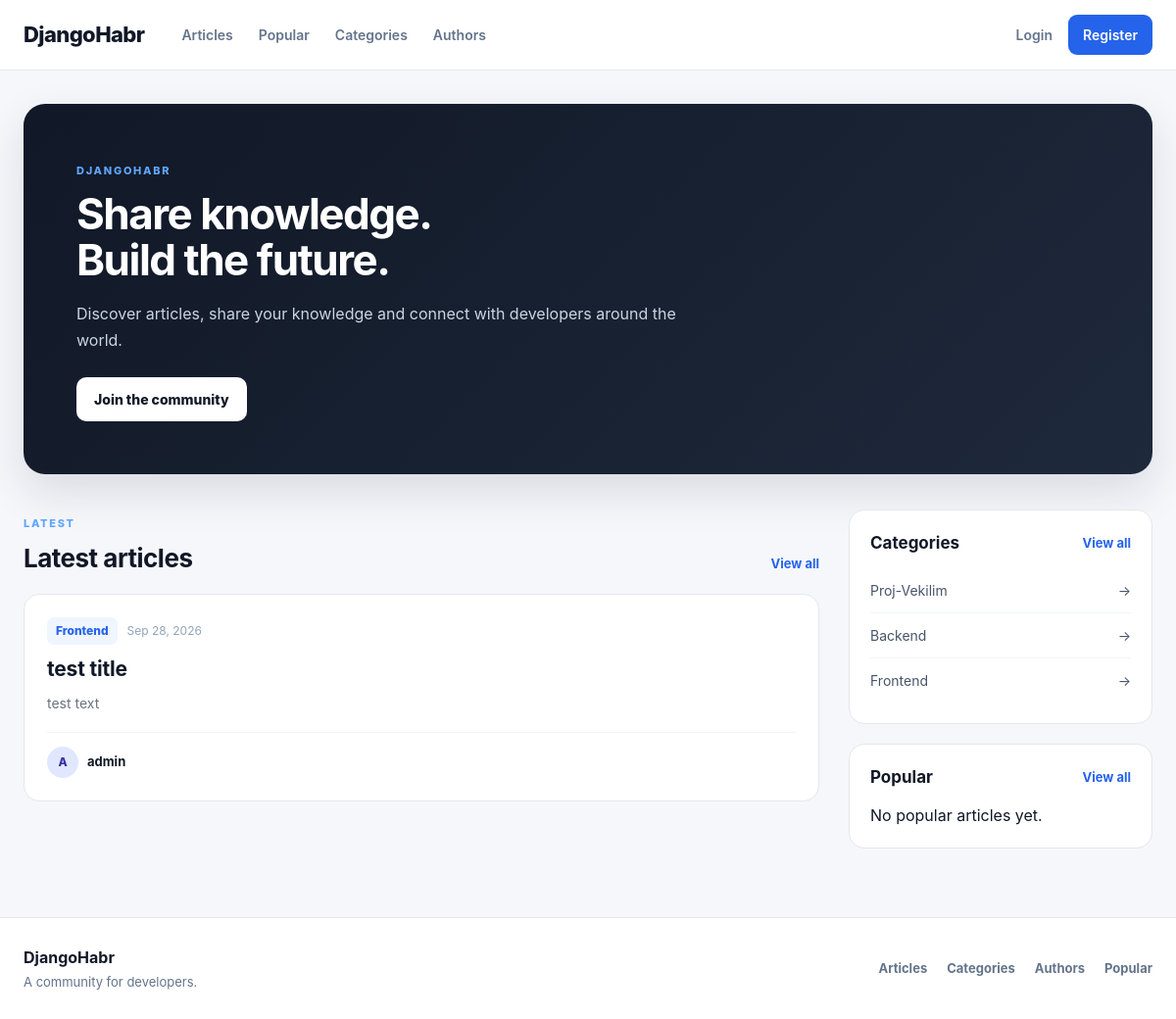
The app's page /, older data.
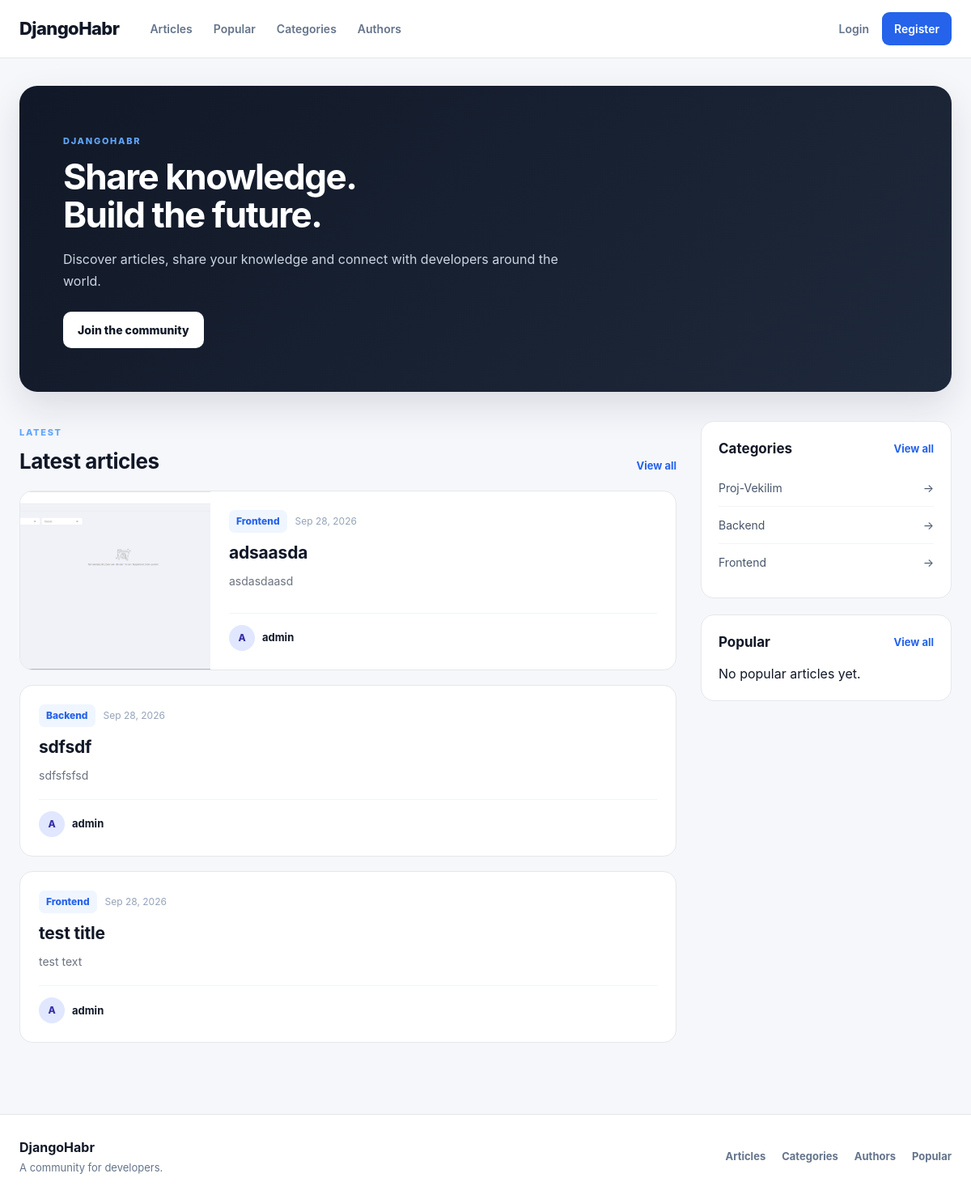
The same page, newer data.
### articles/models.py (models this page shows, shortened)
class Article(models.Model):
    title = models.CharField(max_length=200)
    text = models.TextField()
    image = models.ImageField(
        upload_to='articles/',
        blank=True,
        null=True
    )
    author = models.ForeignKey(
        'auth.User',
        on_delete=models.CASCADE,
        related_name='articles'
    )
    category = models.ForeignKey(
        Category,
        on_delete=models.PROTECT,
        related_name='articles'
    )
    created_at = models.DateTimeField(auto_now_add=True)
    updated_at = models.DateTimeField(auto_now=True)
    is_published = models.BooleanField(default=False)

class Category(models.Model):
    name = models.CharField(max_length=100, unique=True)

### articles/views.py (the view, shortened to what this page needs)
# urls.py: path('', views.home, name='home'),
def home(request):
    articles = Article.objects.filter(
        is_published=True
    ).select_related(
        'category',
        'author'
    ).order_by('-created_at')
    categories = Category.objects.all()
    popular_articles = Article.objects.filter(
        is_published=True
    ).annotate(
        average_rating=Avg('rating__value')
    ).filter(
        average_rating__gte=4
    ).order_by('-average_rating')[:5]
    for article in articles:
        article.like_count = Like.objects.filter(
            article=article
        ).count()
        article.dislike_count = Dislike.objects.filter(
            article=article
        ).count()
        article.favorite_count = Favorite.objects.filter(
            article=article
        ).count()
        article.is_liked = False
        article.is_disliked = False
        article.is_favorite = False
    return render(request, 'articles/home.html', {
        'articles': articles,
        'categories': categories,
        'popular_articles': popular_articles,
    })

### articles/templates/articles/home.html (shortened to what this page needs)
{% load static %}
<!DOCTYPE html>
<html lang="en">
<head>
    <link rel="stylesheet" href="{% static 'css/home.css' %}">
</head>
<body>
<header class="header">
    <div class="header-inner">
        <a href="{% url 'home' %}" class="logo">
            DjangoHabr
        </a>
        <nav class="nav">
            <a href="{% url 'home' %}">
                Articles
            </a>
            <a href="{% url 'popular' %}">
                Popular
            </a>
            <a href="{% url 'categories' %}">
                Categories
            </a>
            <a href="{% url 'authors' %}">
                Authors
            </a>
        </nav>
        <div class="auth-links">
            {% if user.is_authenticated %}
                <span class="username">
                    {{ user.username }}
                </span>
                <a href="{% url 'logout' %}" class="logout-link">
                    Logout
                </a>
            {% else %}
                <a href="{% url 'login' %}">
                    Login
                </a>
                <a href="{% url 'register' %}" class="register-link">
                    Register
                </a>
            {% endif %}
        </div>
    </div>
</header>
<main class="main-container">
    <section class="hero">
        <div class="hero-content">
            <span class="hero-label">
                DJANGOHABR
            </span>
            <h1>
                Share knowledge.<br>
                Build the future.
            </h1>
            <p>
                Discover articles, share your knowledge and connect
                with developers around the world.
            </p>
            {% if user.is_authenticated %}
                <a href="{% url 'article_create' %}" class="hero-button">
                    Create article
                </a>
            {% else %}
                <a href="{% url 'register' %}" class="hero-button">
                    Join the community
                </a>
            {% endif %}
        </div>
    </section>
    <div class="content-layout">
        <section class="articles-section">
            <div class="section-header">
                <div>
                    <span class="section-label">
                        LATEST
                    </span>
                    <h2>
                        Latest articles
                    </h2>
                </div>
                <a href="{% url 'home' %}">
                    View all
                </a>
            </div>
            {% for article in articles %}
                <article class="article-card">
                    {% if article.image %}
                        <a
                            href="{% url 'article_detail' article.id %}"
                            class="article-image"
                        >
                            <img
                                src="{{ article.image.url }}"
                                alt="{{ article.title }}"
                            >
                        </a>
                    {% endif %}
                    <div class="article-content">
                        <div class="article-meta">
                            <a
                                href="{% url 'category_articles' article.category.id %}"
                                class="category"
                            >
                                {{ article.category.name }}
                            </a>
                            <span class="date">
                                {{ article.created_at|date:"M d, Y" }}
                            </span>
                        </div>
                        <h3>
                            <a href="{% url 'article_detail' article.id %}">
                                {{ article.title }}
                            </a>
                        </h3>
                        <p class="article-excerpt">
                            {{ article.text|truncatewords:30 }}
                        </p>
                        <div class="article-footer">
                            {% if article.author %}
                                <a
                                    href="{% url 'author_articles' article.author.id %}"
                                    class="author"
                                >
                                    <div class="author-avatar">
                                        {{ article.author.username|first|upper }}
                                    </div>
                                    <span>
                                        {{ article.author.username }}
                                    </span>
                                </a>
                            {% endif %}
                        </div>
                    </div>
                </article>
            {% endfor %}
        </section>
        <aside class="sidebar">
            <div class="sidebar-card">
                <div class="sidebar-header">
                    <h3>
                        Categories
                    </h3>
                    <a href="{% url 'categories' %}">
                        View all
                    </a>
                </div>
                <div class="categories-list">
                    {% for category in categories %}
                        <a
                            href="{% url 'category_articles' category.id %}"
                            class="category-item"
                        >
                            <span>
                                {{ category.name }}
                            </span>
                            <span>
                                →
                            </span>
                        </a>
                    {% empty %}
                        <p>
                            No categories yet.
                        </p>
                    {% endfor %}
                </div>
            </div>
            <div class="sidebar-card">
                <div class="sidebar-header">
                    <h3>
                        Popular
                    </h3>
                    <a href="{% url 'popular' %}">
                        View all
                    </a>
                </div>
                <div class="popular-list">
                    {% for article in popular_articles %}
                        <a
                            href="{% url 'article_detail' article.id %}"
                            class="popular-item"
                        >
                            <span class="popular-title">
                                {{ article.title }}
                            </span>
                            <span class="popular-rating">
                                ★ {{ article.average_rating|floatformat:1 }}
                            </span>
                        </a>
                    {% empty %}
                        <p>
                            No popular articles yet.
                        </p>
                    {% endfor %}
                </div>
            </div>
        </aside>
    </div>
</main>
<footer class="footer">
    <div class="footer-inner">
        <div>
            <strong>
                DjangoHabr
            </strong>
            <p>
                A community for developers.
            </p>
        </div>
        <div class="footer-links">
            <a href="{% url 'home' %}">
                Articles
            </a>
            <a href="{% url 'categories' %}">
                Categories
            </a>
            <a href="{% url 'authors' %}">
                Authors
            </a>
            <a href="{% url 'popular' %}">
                Popular
            </a>
        </div>
    </div>
</footer>
</body>
</html>

Row changes from the older to the newer data that the page shows:
added Article: image (picture), category.name "Frontend", created_at "Sep 28, 2026", title "adsaasda", text "asdasdaasd", author.username|first "A", author.username "admin"
added Article: category.name "Backend", created_at "Sep 28, 2026", title "sdfsdf", text "sdfsfsfsd", author.username|first "A", author.username "admin"
